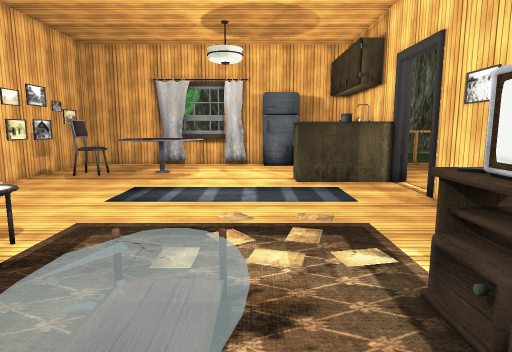
[1] (above)

19 first-person views from a walk through a Unity game level. The camera is 1.3 m above the floor, tilts 8° down and sees 75° across. Doors are open. The floor is counted in squares, 0.5 m on a side. Each view is taken from the middle of a square. On the plan, view 1 faces up. The plan holds only what a view shows up to about 20 squares ahead; the rest is blank. The place goes on beyond the plan. Some trees and plants on the terrain are drawn as simple stand-ins. The player is left out. Some animated figures are not drawn. Some surface patterns are stand-ins.

[2]
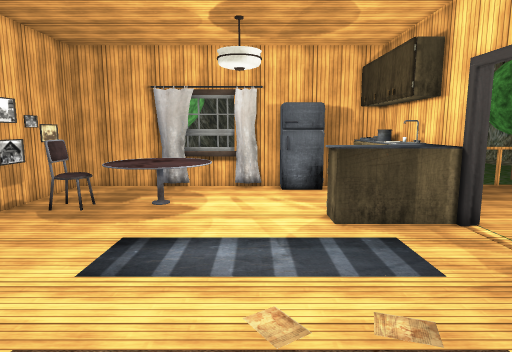

[3]
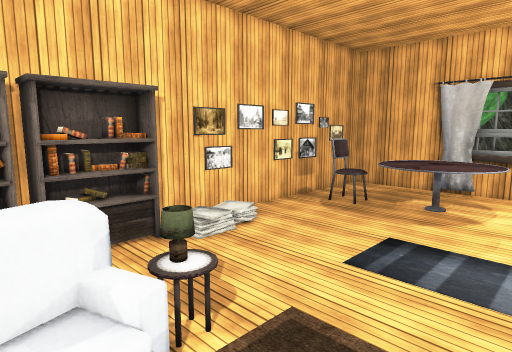

[4]
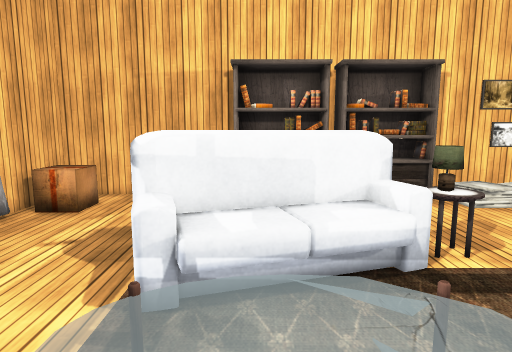

[5]
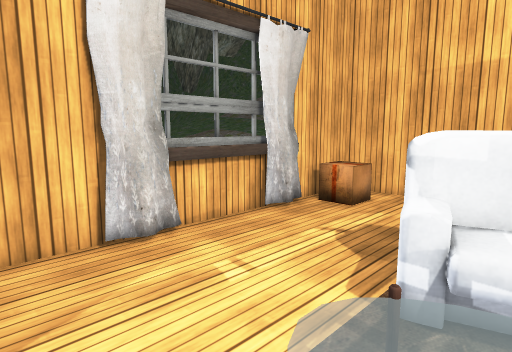

[6]
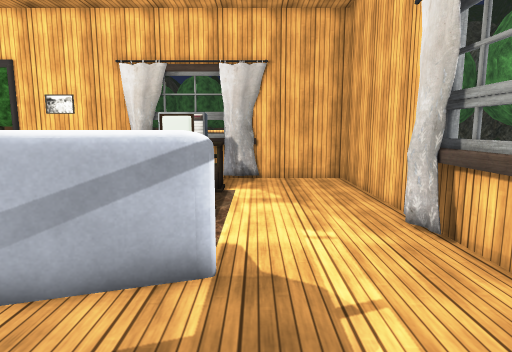

[7]
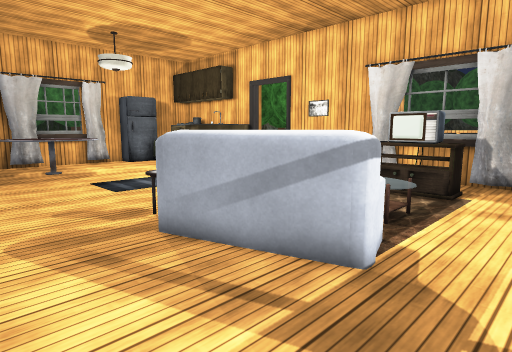

[8]
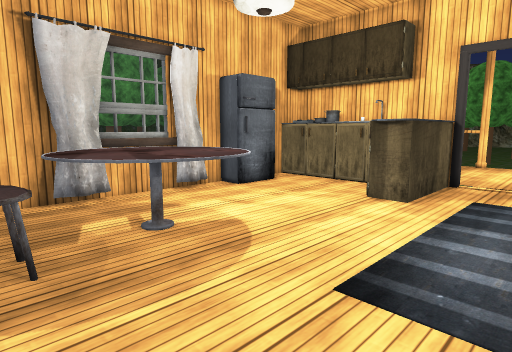

[9]
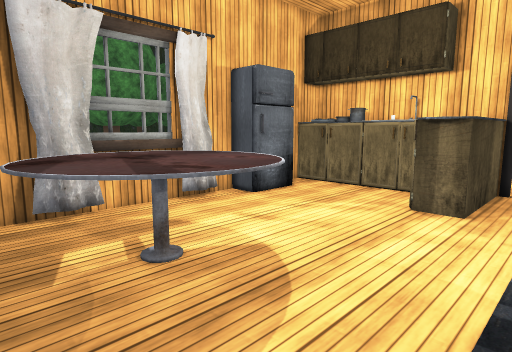

[10]
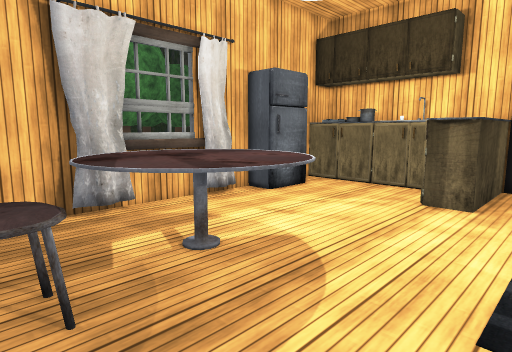

[11]
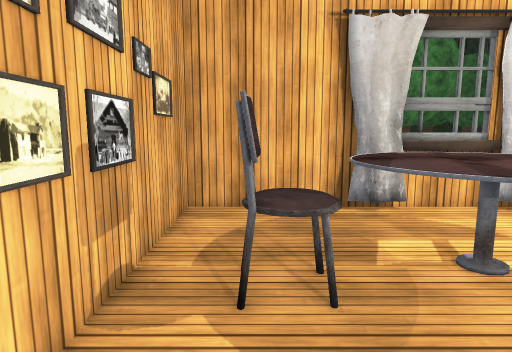

[12]
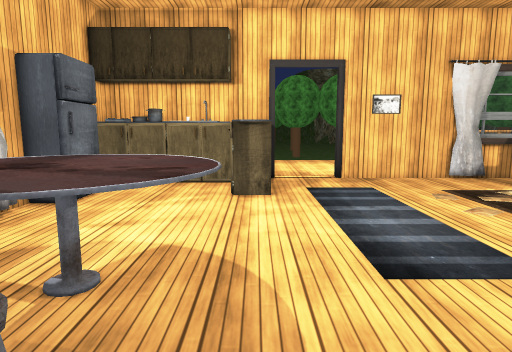

[13]
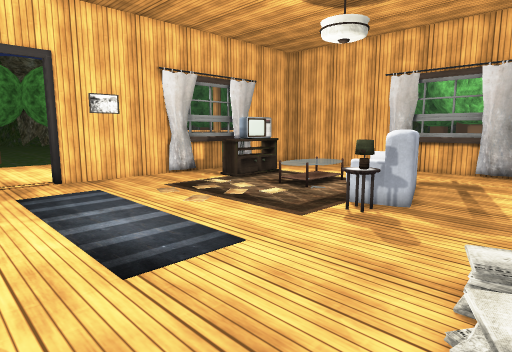

[14]
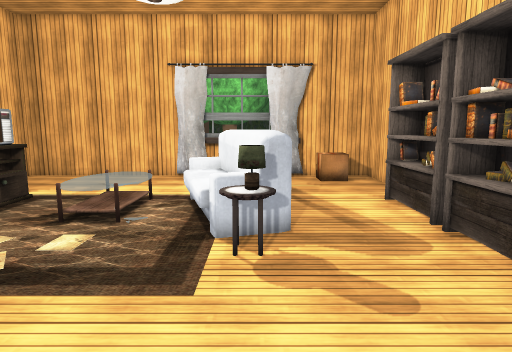

[15]
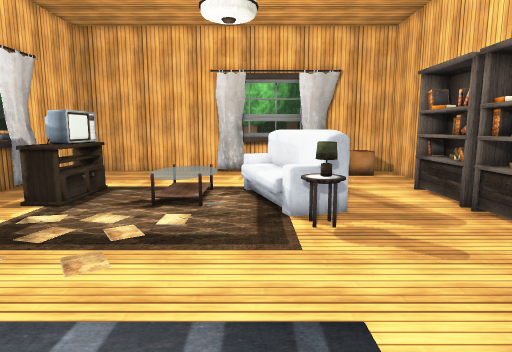

[16]
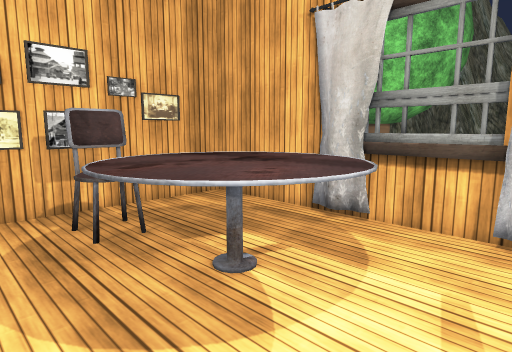

[17]
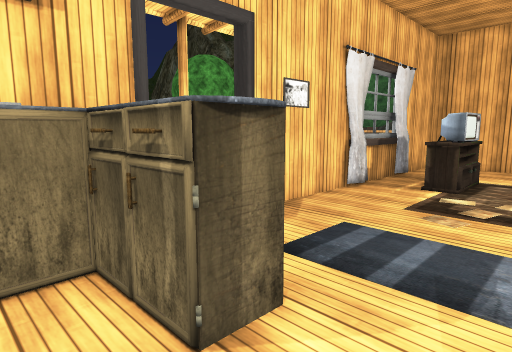

[18]
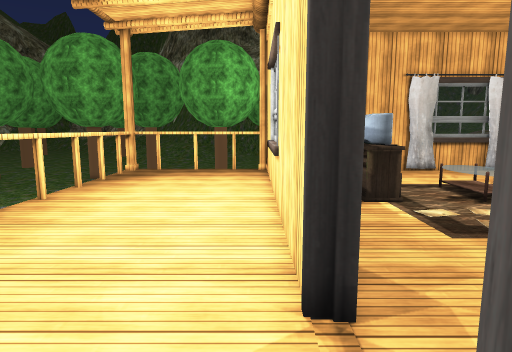

[19]
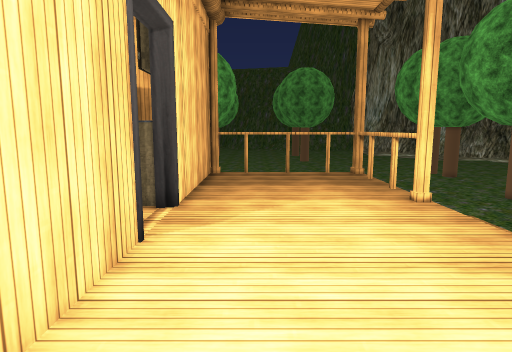

### Floor plan
Key: @ floor where view 1 was taken; # wall or solid block; x gap in a wall; . main floor; : floor 0.5 m higher than the main floor; D open door; = window, fence, low wall or low ledge; v drop or lower ground; F fridge; O other object.
Columns run from 12 left of view 1 to 16 right of it. Each row starts with its distance up from view 1.
 25 #######  ####F #####vvvvvvvv#
 24 #.... ######.FFF.OOO........v
 23 #.....OO.........OOO........v
 22 #...OOOOO........OOO........v
 21 #...OOOOOO.......OOO........v
 20 #.OOOOOOOO.......OOO........v
 19 #.OOOOOOOO.......OOO........v
 18 #....OOOO.....OOOOO#........v
 17 #.............OOOOO#........x
 16 #.............OOOOOD.........
 15 #..................D.........
 14 O.......        ...D.........
 13 O ......        ...D.........
 12 # .................#.........
 11 # O................#........
 10 # .................#.......
  9    ................#........
  8   #...O.       ....#........
  7   #...OO       ....#........v
  6   #..OOO       ...##........v
  5   #..OO        OO.##........v
  4  # ...OOO  :   OO.=#........v
  3 ##....OOO    . OO.=#........v
  2 ##....OOO  O   O .##........v
  1 #.....OOO......OO.##........v
  0 #...........@.....##........v
 -1 #..................#........v
 -2 #..................#........v
 -3 #OOO...............#........v
 -4 #OOO#######........#
 -5 ####################

Where each view was taken, in squares from view 1:
view 1: 0 up, 0 right, facing up
view 2: 4 up, 1 left, facing up
view 3: 4 up, 1 left, facing up-left
view 4: 3 up, 1 right, facing left
view 5: 3 up, 1 right, facing down-left
view 6: 0 up, 11 left, facing right
view 7: 2 down, 11 left, facing up-right
view 8: 12 up, 10 left, facing up-right
view 9: 14 up, 9 left, facing up-right
view 10: 14 up, 10 left, facing up-right
view 11: 14 up, 10 left, facing up
view 12: 17 up, 11 left, facing right
view 13: 17 up, 11 left, facing down-right
view 14: 14 up, 6 left, facing down
view 15: 16 up, 4 left, facing down
view 16: 16 up, 1 left, facing up-left
view 17: 20 up, 1 left, facing down-right
view 18: 17 up, 8 right, facing down
view 19: 5 up, 10 right, facing up
